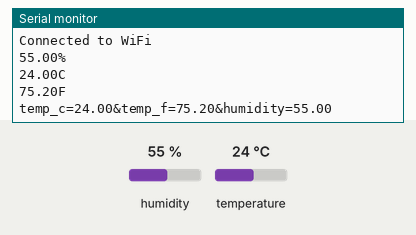
Recording of a sketch running on a simulated ESP8266 (NodeMCU). Shown: the last lines printed to the serial monitor. Inputs (shaded band) come from the test bench; at power-on: humidity 55 %, temperature 24 °C. WiFi joins after 1.5 s; servers stay silent unless stated; uploads are accepted with an empty reply.

Above: at 3.2 s.
3.3 s: humidity set to 22 %
At 3.3 s:
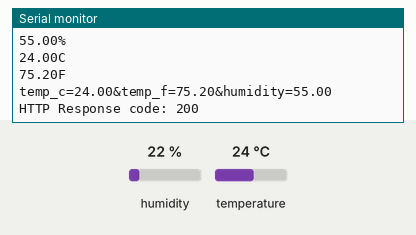
12.4 s: temperature set to 12 °C
At 14.8 s:
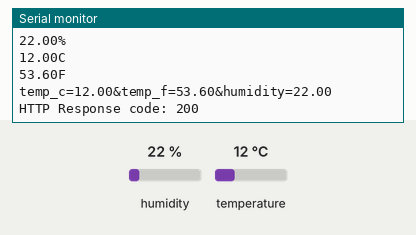
21.5 s: humidity set to 40 %
At 26.7 s:
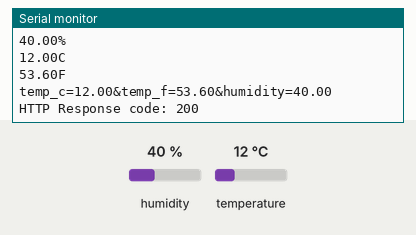

Measured:
- after the input at 12.4 s, the serial monitor: prints a new line after 1.9 s (image 2)
- after the input at 21.5 s, the serial monitor: prints a new line after 4.0 s (image 3)

The sketch:

esp_new.ino
```cpp
#include <ESP8266WiFi.h>
#include <ESP8266HTTPClient.h>
#include "DHT.h"

#define DPIN 4
#define DTYPE DHT11

const char* ssid = "RAW SQUAD"; // WiFi network SSID
const char* password = "passwordnai"; // WiFi password
const char* serverAddress = "http://192.168.0.107:3000/api/keypad"; // server address


DHT dht(DPIN,DTYPE);

void setup() {
  Serial.begin(9600);
  WiFi.begin(ssid, password);


  while (WiFi.status() != WL_CONNECTED) {
    delay(1000);
    Serial.println("Connecting to WiFi...");
  }

  Serial.println("Connected to WiFi");
   dht.begin();
}

void loop() {

  delay(1000);
  float temp_c = dht.readTemperature(false);
  float temp_f = dht.readTemperature(true);
  float humidity = dht.readHumidity();
    Serial.print(humidity);
  Serial.println('%');
 Serial.print(temp_c);
 Serial.println('C');
 Serial.print(temp_f);
 Serial.println('F');
  // sendKeyToServer(temp_c,temp_f,humidity);
  WiFiClient client;
  HTTPClient http;

  http.begin(client, serverAddress); // Pass the WiFiClient object

  http.addHeader("Content-Type", "application/x-www-form-urlencoded");

  // Create the data to send to the server
  // String postData = "key=" + String(key);
    String postData = "temp_c=" + String(temp_c) + "&temp_f=" + String(temp_f) + "&humidity=" + String(humidity);

Serial.println(postData);
  int httpResponseCode = http.POST(postData);

  if (httpResponseCode > 0) {
    Serial.print("HTTP Response code: ");
    Serial.println(httpResponseCode);
  } else {
    Serial.println("Error sending data to server");
  }

  http.end();
  delay(10000); // Adjust this delay as needed
}


// void sendKeyToServer(float temp_c, float temp_f, float humidity) {
//   WiFiClient client;
//   HTTPClient http;

//   http.begin(client, serverAddress); // Pass the WiFiClient object

//   http.addHeader("Content-Type", "application/x-www-form-urlencoded");

//   // Create the data to send to the server
//   // String postData = "key=" + String(key);
//     String postData = "temp_c=" + String(temp_c) + "&temp_f=" + String(temp_f) + "&humidity=" + String(humidity);

// Serial.println(postData);
//   int httpResponseCode = http.POST(postData);

//   if (httpResponseCode > 0) {
//     Serial.print("HTTP Response code: ");
//     Serial.println(httpResponseCode);
//   } else {
//     Serial.println("Error sending data to server");
//   }

//   http.end();
//   delay(20000); // Adjust this delay as needed
// }
```
